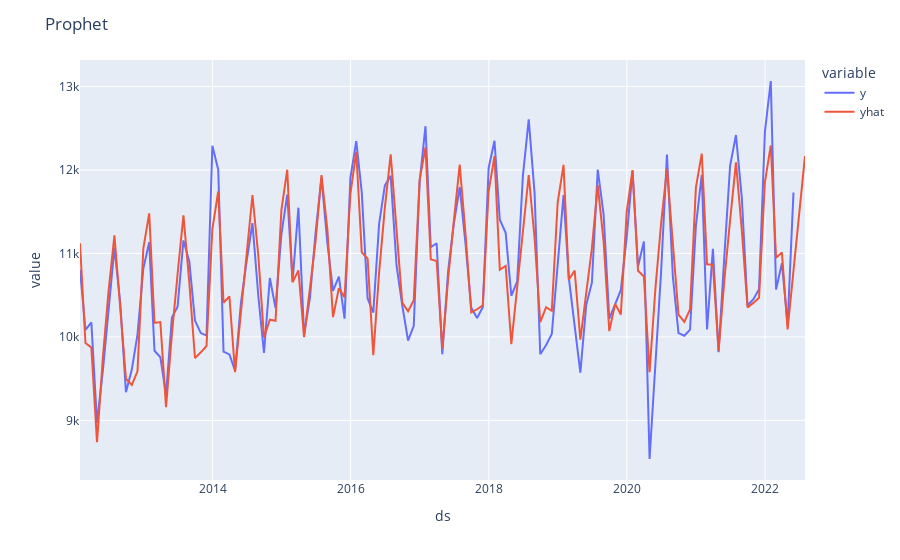

Notebook cell for this chart:
### Code cell
# Plotly figure 1
fig = px.line(df_compara, x='ds', y=['y', 'yhat'])
fig.update_layout(title='Prophet' , showlegend=True)
fig.show()
